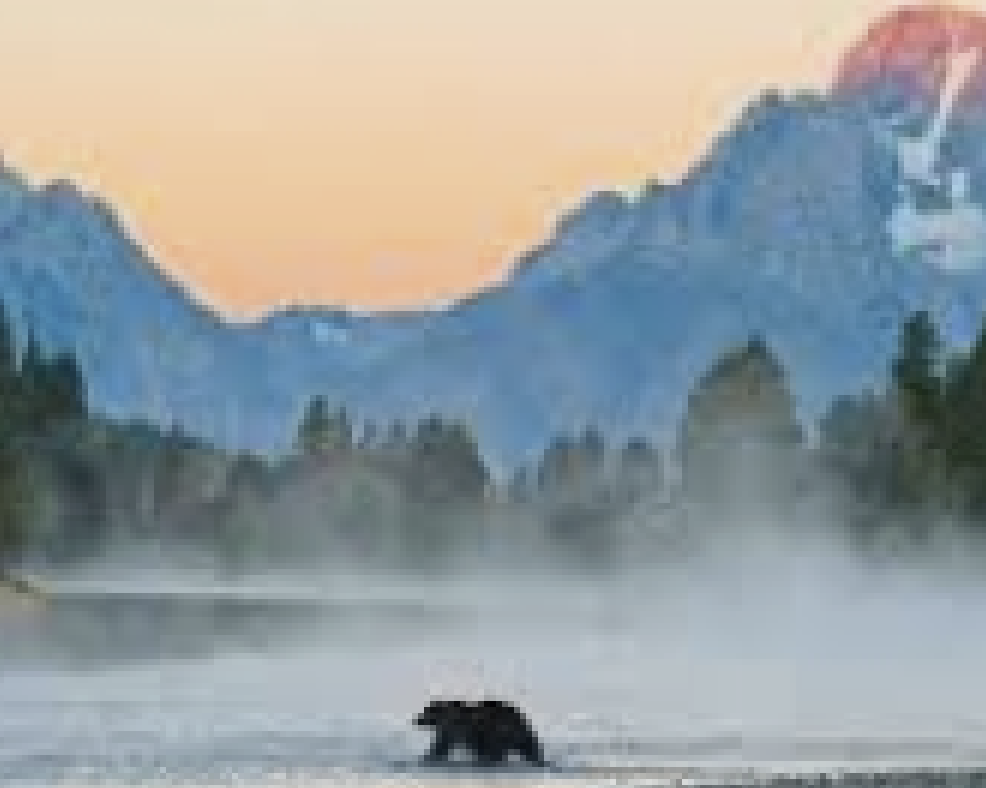
#> input picture images/original_bear_mountains.png, 986 x 788 px; the run also reads 1 picture not shown here
$ python recursivePhotoV4.py
#> lines starting #> are read from the running program, lines starting #| are printed output that depends on the picture
### recursivePhoto/helpers/interface_helpers.py
from tkinter import Tk
from tkinter.filedialog import askopenfilename, askdirectory
from PIL import Image
import os, os.path
import sys

def get_photo():
    print("Select an image to recurse-ify from the pop up.")
    while 1:
        Tk().withdraw() # we don't want a full GUI, so keep the root window from appearing
        image_filename = askopenfilename() # show an "Open" dialog box and return the path to the selected file
        try:
            im = Image.open(image_filename)
            return im
        except:
            print("The file path '" + image_filename + "' is not valid. Try again.")

def get_images_directory():
    print("From the pop up, select a directory with images to recurse-ify the original image with (i.e. the recursivePhoto result will be made from pictures in this directory). The more photos in this directory, the better!")
    Tk().withdraw() # we don't want a full GUI, so keep the root window from appearing
    images_directory = askdirectory() # show an "Open" dialog box and return the path to the selected file
    return images_directory

"""
reads in photos from directory with name read_images_directory
"""
def read_images_directory(read_images_directory):
    photos = []
    img_file_types = ['.jpg', '.jpeg', '.png'] # can add more image types
    for filename in os.listdir(read_images_directory):
        ext = os.path.splitext(filename)[1]
        if(ext.lower() in img_file_types):
            photos.append(os.path.join(read_images_directory, filename))
    return photos

def get_recursive_photo_params():
    images_per_row = 50
    print("how many mini-photos do you want in each row of the result? Recommended: 50")
    while 1:
        try:
            images_per_row = int(input())
            break
        except:
            print("need to type a number e.g. '50'")

    subimage_width = 40
    print("how many pixels wide do you want each mini-photo? Recommended: 40")
    while 1:
        try:
            subimage_width = int(input())
            break
        except:
            print("need to type a number e.g. '40'")

    return images_per_row, subimage_width

# [22 lines left out: function get_recursive_video_params, not called in this run]

def save_photo_with_filepath(img, filepath):
    img.save(filepath)

def save_photo(img):
    print("Proccessing complete! Have a look at your picture!")
    img.show()
    print("Give me a filename to save this image to. Will be saved to your results. Type `CANCEL` if you don't want to save anything")
    while 1:
        try:
            fp = input()
            if(fp == 'CANCEL'):
                break
            img.save("./results/" + fp)
            break
        except:
            print("need to add file extension (e.g. .png, test.png)")

# [7 lines left out: function get_video_fp, not called in this run]

# Print iterations progress. From https://stackoverflow.com/questions/3173320/text-progress-bar-in-the-console
def printProgressBar(iteration, total, prefix = 'Progress:', suffix = 'Complete', decimals = 1, length = 50, fill = '.', printEnd = "\r"):
    if(total == 0):
        total = 1
    percent = ("{0:." + str(decimals) + "f}").format(100 * (iteration / float(total)))
    filledLength = int(length * iteration // total)
    bar = fill * filledLength + '-' * (length - filledLength)
    print('%s |%s| %s%% %s' % (prefix, bar, percent, suffix))
    sys.stdout.write("\033[F") # Cursor up one line
    # Print New Line on Complete
    if iteration == total:
        print("\n")

### recursivePhoto/helpers/image_processing.py
from recursivePhoto.helpers.interface_helpers import printProgressBar
from PIL import Image
import copy
import operator
import bisect
import sys
import time
import math
import random

"""
for searching
"""
class KeyList(object):
    # bisect doesn't accept a key function, so we build the key into our sequence.
    def __init__(self, l, key):
        self.l = l
        self.key = key
    def __len__(self):
        return len(self.l)
    def __getitem__(self, index):
        return self.key(self.l[index])

"""
given a list of mini-photos, rates them by gray scale then sorts them
"""
# [15 lines left out: function rate_and_sort_grayscale, not called in this run]

"""
photos is a list of (photo, path) tuples
"""
def rate_and_sort_low_res_grayscale(photos):
    print("Rating and sorting photos")
    num_photos = len(photos)
    counter = 0
    printProgressBar(counter, num_photos)

    rated_sorted_photos = []

    # rate
    for photo in photos:
        level = get_avg_grayscale(photo[0])
        rated_sorted_photos.append((level, photo))

        counter = counter + 1
        printProgressBar(counter, num_photos)

    # sort
    rated_sorted_photos.sort(key = operator.itemgetter(0))
    return rated_sorted_photos

"""
photos is a list of (photo, path) tuples

Rates colored photos, but doesn't sort them
"""
# [15 lines left out: function rate_low_res_colored, not called in this run]

"""
photos is a list of photos

Rates colored photos, but doesn't sort them

note: should probably be unified with rate_low_res_colored().
"""
# [15 lines left out: function rate_colored, not called in this run]

"""
Rescale w/ cropping and scaling (no distoring) to
desired width (d_width) and desired height (d_height)
"""
def rescale(img, d_width, d_height):
    o_width, o_height = img.size
    if(o_width == 0): #hacky... how else to avoid divide by zero?
        o_width = 1
    if(o_height == 0):
        o_height = 1
    o_ratio = float(o_width)/float(o_height)
    d_ratio = float(d_width)/float(d_height)
    if d_ratio < o_ratio:
        crop_height = o_height
        crop_width = crop_height * d_ratio
        x_off = float(o_width - crop_width) / 2
        y_off = 0
    else:
        crop_width = o_width
        crop_height = crop_width / d_ratio
        x_off = 0
        y_off = float(o_height - crop_height) / 3
    img = img.crop((x_off, y_off, x_off+int(crop_width), y_off+int(crop_height)))
    return img.resize((d_width, d_height), Image.NEAREST) # Image.NEAREST is faster, but looks noticeably worse; Image.LANCZOS is slower, but looks better

def convert_img_to_grayscale(img):
    return img.convert('L')

def get_pixelMap_avg_grayscale(pixelMap, width, height):
    total = 0
    for i in range(0, width):
        for j in range(0, height):
            total += pixelMap[i, j]
    total_pix = width * height
    if (total_pix == 0): # check for divide by zero errors.
        total_pix = 1 # todo: figure out why there are such errors in the first place...
    return total / total_pix

def get_avg_grayscale(grayscale_img):
    width, height = grayscale_img.size
    pixelMap = grayscale_img.load()
    return get_pixelMap_avg_grayscale(pixelMap, width, height)

def luminance(pixel):
    return (0.299 * pixel[0] + 0.587 * pixel[1] + 0.114 * pixel[2])

# [17 lines left out: functions get_pixelMap_avg_RGB, get_avg_RGB, not called in this run]

"""
adds val to the grayscale value of each pixel of img
"""
# [32 lines left out: functions raise_img_by_val, raise_img_by_color, not called in this run]

"""
computes a score where the lower the score, the more similar
threshold - if score above this, then ignore and return INF
"""
def img_similarity_grayscale(target, compare, threshold):
    score = 0
    target_pm = target.load()
    compare_pm = compare.load()
    width, height = target.size
    for row in range(width):
        for col in range(height):
            score += abs(target_pm[row, col] - compare_pm[row, col])
            if(score > threshold):
                return float('inf')
    return score

"""
searching for image similar to target from photos,
returns a tuple (low res photo, path_name)

low_res_photos is a list of ((low res photo, orig_photo), index in rsp_copy) tuples
"""
def low_res_match_grayscale(target, low_res_photos, res):
    closest_score = float('inf')
    match = low_res_photos[0]
    for photo in low_res_photos:
        score = img_similarity_grayscale(target, photo[0][0], closest_score)
        if(score < closest_score):
            closest_score = score
            match = photo
    return match

"""
returns a list which is a sublist of photos containing N closest images in photos
w/ respect to average grayscale value

returned list also contains indices s.t. we can remove match from photos once its chosen

does not modify photos
"""
def get_closest_grayscale(target, photos, N):
    target_grayscale = get_avg_grayscale(target)

    closest = []

    # find closest value; then get surroundings b/c we know that photos is already sorted
    closest_index = bisect.bisect_right(KeyList(photos, key=lambda x: x[0]), target_grayscale)
    if(closest_index >= len(photos)): # deal w/ case that target_grayscale > all photos grayscale scores
        closest_index = len(photos) - 1

    closest.append((photos[closest_index][1], closest_index))
    radius = int(N/2)
    for i in range(1, radius):
        if(closest_index - radius > 0):
            closest.append((photos[closest_index - radius][1], closest_index - radius))
        if(closest_index + radius < len(photos)):
            closest.append((photos[closest_index + radius][1], closest_index + radius))

    return closest

"""
computes a score where the lower the score, the more similar
threshold - if score above this, then ignore and return INF
"""
# [11 lines left out: function img_similarity_color, not called in this run]


"""
searching for image similar to target from photos,
returns a tuple (low res photo, path_name)

low_res_photos is a list of ((low res photo, orig_photo), index in rsp_copy) tuples
"""
# [9 lines left out: function low_res_match_colored, not called in this run]

"""
returns a list which is a sublist of photos containing images in photos
which have distance from target which is less than threshold

N is the max length that we allow closest to be

returned list also contains indices s.t. we can remove match from photos once its chosen

does not modify photos

reason this uses threshold and not N (as in get_closest_grayscale) is b/c
its easier for me to implement this way, but should probably change in the future.
^ to do it the way with N, possibly use kselect

! definitel;y need to strike a balance between threshold and N. Perhaps there's a better way to write this function which doesn't make that balance so important / put that burden on the user (put burden on implementation instaed)
"""
# [32 lines left out: function get_close_images_by_avg_color, not called in this run]

"""
returns a 2d array where the (i, j) element contains
the average of the sub-image defined by with upper left corner at
(img.width/images_per_row * i, img.height/images_per_row * j)
and lower right corner at
(img.width/images_per_row * (i+1), img.height/images_per_row * (j + 1))

img is grayscale img and images_per_row is an int
"""
# [13 lines left out: function get_block_averages_grayscale, not called in this run]

"""
returns a 2d array where the (i, j) element contains
the average of the sub-image defined by with upper left corner at
(img.width/images_per_row * i, img.height/images_per_row * j)
and lower right corner at
(img.width/images_per_row * (i+1), img.height/images_per_row * (j + 1))

img is grayscale img and images_per_row is an int

keeps original aspect ratio (no square)
"""
# [12 lines left out: function get_block_averages_no_square, not called in this run]

"""
returns 2D array where (i, j) element contains a
low res (8 x 8) copy of the sub-image defined with upper left corner at
(img.width/images_per_row * i, img.height/images_per_row * j)
and lower right corner at
(img.width/images_per_row * (i+1), img.height/images_per_row * (j + 1))
"""
def get_target_images(img, images_per_row):
    width, height = img.size
    asp_ratio = float(height) / width
    simg_w = float(width) / images_per_row
    simg_h = simg_w
    target_images = []
    for row in range(images_per_row):
        target_images.append([])
        for col in range(int(images_per_row * asp_ratio)):
            subimg = img.crop((int(simg_w*row), int(simg_h*col),
                int(simg_w*(row+1)), int(simg_h*(col+1))))
            target_images[row].append(rescale(subimg, 8, 8))
    return target_images

"""
colored version of get_block_averages
Still returns 2d array of ints, except instead of containing average of grayscale
contains tuple of (R, G, B)
"""
# [13 lines left out: function get_block_averages_colored, not called in this run]

"""
from a list of photo paths, opens photos, then processes them into mini-photos (i.e. photos to replace blocks)
"""
def make_mini_photos_grayscale(photos_paths, subimage_width):
    num_photos = len(photos_paths)
    counter = 0
    printProgressBar(0, num_photos)

    mini_photos = []
    scaled_width = subimage_width
    scaled_height = scaled_width

    for photo_path in photos_paths:
        raw_photo = convert_img_to_grayscale(Image.open(photo_path))
        raw_photo_mini = rescale(raw_photo, scaled_width, scaled_height)
        mini_photos.append(raw_photo_mini)
        counter = counter + 1
        printProgressBar(counter, num_photos)

    return mini_photos

#todo: get rid of width/height args and also for progressBarPrints get rid of prefix/suffix/length args
# [38 lines left out: function make_mini_photos_colored, not called in this run]

"""
creates low res (8x8) photos
returns a list of tuples which are (low_res_photo, orig_photo)
"""
def create_low_res_photos(photos):
    print("creating low res photos")
    num_photos = len(photos)
    counter = 0
    printProgressBar(counter, num_photos)

    low_res_photos = []
    res = 8
    for photo in photos:
        low_res_photo = rescale(photo, res, res) # rescale doesn't modify original
        low_res_photos.append((low_res_photo, photo))

        counter = counter + 1
        printProgressBar(counter, num_photos)

    return low_res_photos

"""
returns an array with size block_averages.size
which contains scaled and colored versions of img
such that each scaled and colors version has
subimage_width pixels in each row
and it's average color is approximately the corresponding
value in block_averages
"""
# [19 lines left out: function create_averaged_imagesV1, not called in this run]

"""
given block averages of original image which we're trying to recursify
as well as a list of photos which will compose the sub-images of the original image
we stitch create a 2d array of images where the (i,j)th image comes from rated_sorted_photos
and has a similar grayscale value t block_averages
"""
# [27 lines left out: function create_averaged_imagesV2, not called in this run]

"""
computes RGB distance between p1 and p2 which are RGB tuples
"""
# [4 lines left out: function RGB_dist, not called in this run]

"""
library is an arbitrary (unsorted) list of (RGB, photo) tuples
returns index of photo in library closest to target_RGB
"""
# [10 lines left out: function find_closest_RGB, not called in this run]

"""
colored version
rated_photos is not sorted
"""
# [21 lines left out: function create_averaged_imagesV3, not called in this run]

"""
does not modify rated_and_sorted_photos
creates a 2D array of images which match target_images

does this by doing a low res comparison of target_image and rated_sorted_photo

target_images - a 2D array of 8x8 target images
rated_sorted_photos - a list of (grayscale val, (low_res_image, orig_image)) tuples

returns:
2D array of orig_images which match target_images
"""
def create_averaged_imagesV4(target_images, rated_sorted_photos):
    print("creating averaged images")
    num_rows = len(target_images)
    printProgressBar(0, num_rows)
    rsp_cpy = copy.copy(rated_sorted_photos)

    res = 8
    images = []
    for row in range(len(target_images)):
        images.append([])
        for col in range(len(target_images[0])):
            # refill rp_copy occasionally (simpler, hackier way to threshold)
            if(len(rsp_cpy) <= float(len(rated_sorted_photos))*19.0/20.0):
                rsp_cpy = copy.copy(rated_sorted_photos)
            N = len(rsp_cpy)/10 + 1 # needs tweaking. dividing by larger = less color match, more pattern match.
            close_low_res_photos = get_closest_grayscale(target_images[row][col], rsp_cpy, N)
            match = low_res_match_grayscale(target_images[row][col], close_low_res_photos, res)
            images[row].append(match[0][1]) # match is ((low_res, orig), index)
            rsp_cpy.pop(match[1]) # chose w/o replacement to avoid monotony. Comment out if you do want replacement. Note: this is the only thing you need to comment out if you want replacement.
        printProgressBar(row+1, num_rows)

    return images

"""
**colored version of create_averaged_imagesV4()

does not modify rated_and_sorted_photos
creates a 2D array of images which match target_images

does this by doing a low res comparison of target_image and rated_sorted_photo

target_images - a 2D array of 8x8 target images
rated_photos - a list of (RGB val, (low_res_image, orig_image)) tuples

returns:
2D array of orig_images which match target_images
"""
# [23 lines left out: function create_averaged_imagesV5, not called in this run]

"""
stitches 2d array of sub-images images into a larger image
"""
def stitch_images(images):
    subimg_width, subimg_height = images[0][0].size
    width = subimg_width * len(images)
    height = subimg_height * len(images[0])
    result = Image.new(images[0][0].mode, (width, height))
    for row in range(len(images)):
        for col in range(len(images[0])):
            result.paste(images[row][col], (row*subimg_width, col*subimg_height))
    return result

### recursivePhoto/recursivePhotoV4.py
from recursivePhoto.helpers.interface_helpers import *
from recursivePhoto.helpers.image_processing import *


# gets a list of photos
def get_photos_list(pixels_per_photo_row):
    images_directory = get_images_directory()
    photo_paths = read_images_directory(images_directory)
    return make_mini_photos_grayscale(photo_paths, pixels_per_photo_row)

def recursivePhotoV4():
    # get photos from photos directory
    images_per_row, subimage_width = get_recursive_photo_params()
#> the loop in get_recursive_photo_params, `while 1:` made 1 pass; the answer given on pass 1: 3
    photos = get_photos_list(subimage_width)
#> the answer given: ../images
#> in convert_img_to_grayscale, `return img.convert('L')`:
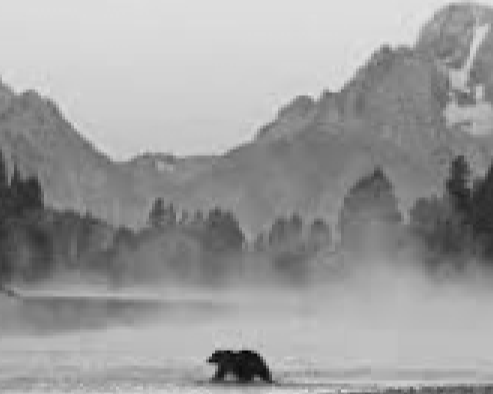
#> returned value: PIL image 986x788 L (shown at 1/2 size); min 3, max 226, mean 156.5
#> in rescale, `img = img.crop((x_off, y_off, x_off+int(crop_width), y_off+int(crop_he..`:
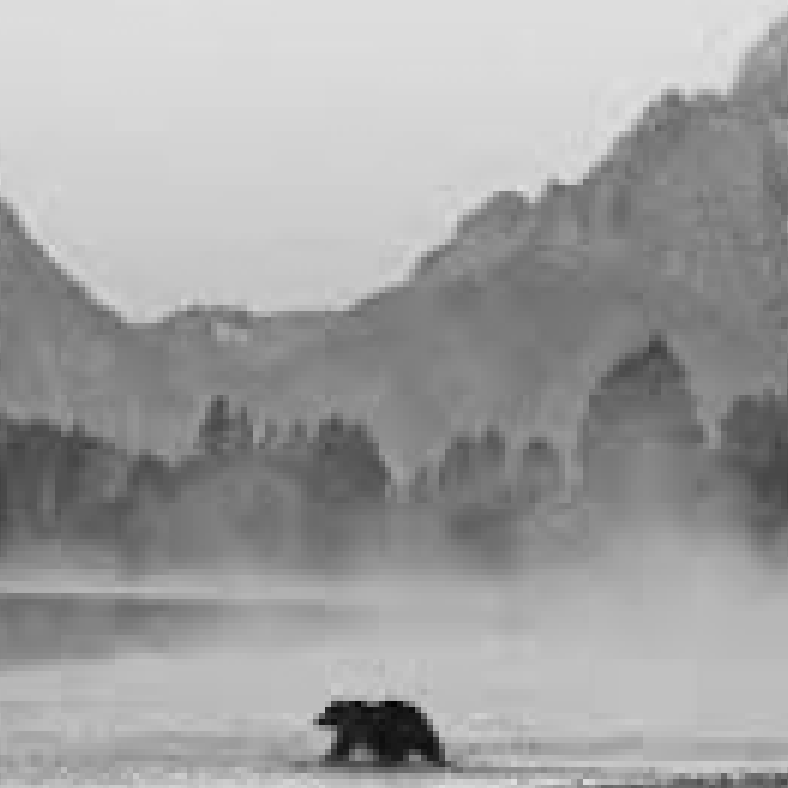
#> img: PIL image 788x788 L; min 3, max 225, mean 161.3
#> photos = 2 items

    # process photos from photos directory. note low_res_photos is list of tuples (low_res_photo, orig. photo)
    low_res_photos = create_low_res_photos(photos)
#> in create_low_res_photos, `num_photos = len(photos)`: num_photos = 2
#| Progress: |--------------------------------------------------| 0.0% Complete
#> the loop in create_low_res_photos, `for photo in photos:` made 2 passes
#> (o_ratio in rescale, d_ratio in rescale, crop_width in rescale, crop_height in rescale, x_off in rescale, y_off in rescale) on passes 1 to 2: (1, 1, 100, 100, 0, 0), (1, 1, 100, 100, 0, 0)
#> (printed output is left out)
#> after the loop in create_low_res_photos, `for photo in photos:`: low_res_photos = 2 items
#> low_res_photos = 2 items
    rated_and_sorted_photos = rate_and_sort_low_res_grayscale(low_res_photos)
#> in rate_and_sort_low_res_grayscale, `num_photos = len(photos)`: num_photos = 2
#| Progress: |--------------------------------------------------| 0.0% Complete
#> the loop in rate_and_sort_low_res_grayscale, `for photo in photos:` made 2 passes
#> (width in get_avg_grayscale, height in get_avg_grayscale, level, counter, percent in printProgressBar, filledLength in printProgressBar) on passes 1 to 2: (8, 8, 159.3, 1, '50.0', 25), (8, 8, 146.9, 2, '100.0', 50)
#> (printed output is left out)
#> after the loop in rate_and_sort_low_res_grayscale, `for photo in photos:`: rated_sorted_photos = 2 items
#> rated_and_sorted_photos = 2 items

    # ask user for photo to recreate from photos from photos directory & then recreate.
    while(1):
        target_photo = convert_img_to_grayscale(get_photo()) # get photo that user wants to recursify
#> the answer given: ../images/original_cat_lion.png

        # get target blocks
        target_images = get_target_images(target_photo, images_per_row)
#> the loop in get_target_images, `for row in range(images_per_row):` made 3 passes
#> pass 1, in rescale (call 5), `img = img.crop((x_off, y_off, x_off+int(crop_width), y_off+int(crop_he..`:
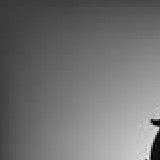
#> img: PIL image 160x160 L; min 0, max 239, mean 113
#> pass 1, in rescale (call 6), `img = img.crop((x_off, y_off, x_off+int(crop_width), y_off+int(crop_he..`:
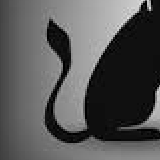
#> img: PIL image 160x160 L; min 0, max 226, mean 85.8
#> pass 2, in rescale (call 7), `img = img.crop((x_off, y_off, x_off+int(crop_width), y_off+int(crop_he..`:
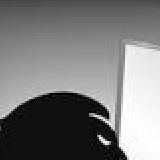
#> img: PIL image 160x160 L; min 0, max 255, mean 122.2
#> after the loop in get_target_images, `for row in range(images_per_row):`: target_images = 3 items
#> (the rest of the program and of its run is left out)
